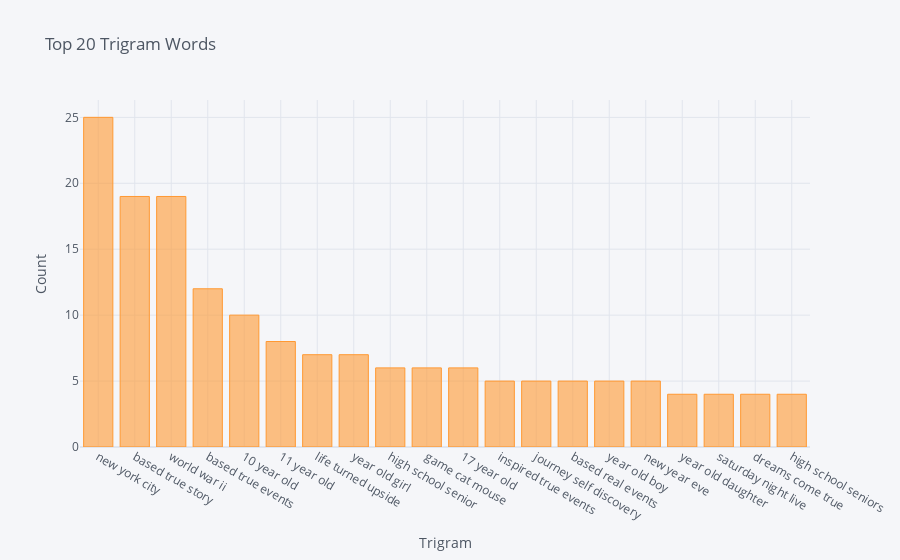

Notebook cell for this chart:
### Code cell
df2 = pd.DataFrame(words_3,columns =['Trigram','Frequency'])
df2 = df2.set_index('Trigram')
df2.iplot(kind ='bar',xTitle = 'Trigram',yTitle='Count',title = 'Top 20 Trigram Words')

### Figure 1 — Plotly figure (JSON) as saved in the notebook; plotly's stock layout.template omitted (floating-point values rounded to 4 significant figures)
{"data": [{"marker": {"color": "rgba(255, 153, 51, 0.6)", "line": {"color": "rgba(255, 153, 51, 1.0)", "width": 1}}, "name": "Frequency", "orientation": "v", "text": "", "type": "bar", "x": ["new york city", "based true story", "world war ii", "based true events", "10 year old", "11 year old", "life turned upside", "year old girl", "high school senior", "game cat mouse", "17 year old", "inspired true events", "journey self discovery", "based real events", "year old boy", "new year eve", "year old daughter", "saturday night live", "dreams come true", "high school seniors"], "y": [25, 19, 19, 12, 10, 8, 7, 7, 6, 6, 6, 5, 5, 5, 5, 5, 4, 4, 4, 4]}], "layout": {"legend": {"bgcolor": "#F5F6F9", "font": {"color": "#4D5663"}}, "paper_bgcolor": "#F5F6F9", "plot_bgcolor": "#F5F6F9", "title": {"font": {"color": "#4D5663"}, "text": "Top 20 Trigram Words"}, "xaxis": {"gridcolor": "#E1E5ED", "showgrid": true, "tickfont": {"color": "#4D5663"}, "title": {"font": {"color": "#4D5663"}, "text": "Trigram"}, "zerolinecolor": "#E1E5ED"}, "yaxis": {"gridcolor": "#E1E5ED", "showgrid": true, "tickfont": {"color": "#4D5663"}, "title": {"font": {"color": "#4D5663"}, "text": "Count"}, "zerolinecolor": "#E1E5ED"}}}
